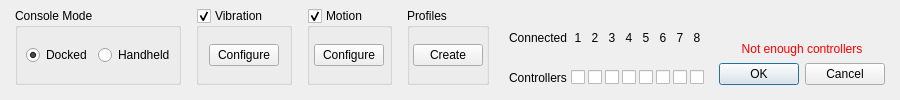
       <widget class="QWidget" name="bottomControllerApplet" native="true">
        <layout class="QHBoxLayout" name="horizontalLayout_6">
         <property name="spacing">
          <number>15</number>
         </property>
         <property name="leftMargin">
          <number>15</number>
         </property>
         <property name="topMargin">
          <number>8</number>
         </property>
         <property name="rightMargin">
          <number>15</number>
         </property>
         <property name="bottomMargin">
          <number>15</number>
         </property>
         <item>
          <widget class="QGroupBox" name="handheldGroup">
           <property name="maximumSize">
            <size>
             <width>16777215</width>
             <height>16777215</height>
            </size>
           </property>
           <property name="title">
            <string>Console Mode</string>
           </property>
           <layout class="QHBoxLayout" name="horizontalLayout_3">
            <property name="spacing">
             <number>6</number>
            </property>
            <property name="leftMargin">
             <number>8</number>
            </property>
            <property name="topMargin">
             <number>6</number>
            </property>
            <property name="rightMargin">
             <number>3</number>
            </property>
            <property name="bottomMargin">
             <number>6</number>
            </property>
            <item>
             <widget class="QRadioButton" name="radioDocked">
              <property name="text">
               <string>Docked</string>
              </property>
              <property name="checked">
               <bool>true</bool>
              </property>
             </widget>
            </item>
            <item>
             <widget class="QRadioButton" name="radioUndocked">
              <property name="text">
               <string>Handheld</string>
              </property>
             </widget>
            </item>
           </layout>
          </widget>
         </item>
         <item>
          <widget class="QGroupBox" name="vibrationGroup">
           <property name="title">
            <string>Vibration</string>
           </property>
           <property name="checkable">
            <bool>true</bool>
           </property>
           <layout class="QHBoxLayout" name="horizontalLayout_5">
            <property name="leftMargin">
             <number>3</number>
            </property>
            <property name="topMargin">
             <number>3</number>
            </property>
            <property name="rightMargin">
             <number>3</number>
            </property>
            <property name="bottomMargin">
             <number>3</number>
            </property>
            <item>
             <widget class="QPushButton" name="vibrationButton">
              <property name="minimumSize">
               <size>
                <width>68</width>
                <height>0</height>
               </size>
              </property>
              <property name="maximumSize">
               <size>
                <width>68</width>
                <height>16777215</height>
               </size>
              </property>
              <property name="styleSheet">
               <string notr="true">min-width: 68px;</string>
              </property>
              <property name="text">
               <string>Configure</string>
              </property>
             </widget>
            </item>
           </layout>
          </widget>
         </item>
         <item>
          <widget class="QGroupBox" name="motionGroup">
           <property name="title">
            <string>Motion</string>
           </property>
           <property name="checkable">
            <bool>true</bool>
           </property>
           <layout class="QHBoxLayout" name="horizontalLayout_4">
            <property name="leftMargin">
             <number>3</number>
            </property>
            <property name="topMargin">
             <number>3</number>
            </property>
            <property name="rightMargin">
             <number>3</number>
            </property>
            <property name="bottomMargin">
             <number>3</number>
            </property>
            <item>
             <widget class="QPushButton" name="motionButton">
              <property name="minimumSize">
               <size>
                <width>68</width>
                <height>0</height>
               </size>
              </property>
              <property name="maximumSize">
               <size>
                <width>68</width>
                <height>16777215</height>
               </size>
              </property>
              <property name="styleSheet">
               <string notr="true">min-width: 68px;</string>
              </property>
              <property name="text">
               <string>Configure</string>
              </property>
             </widget>
            </item>
           </layout>
          </widget>
         </item>
         <item>
          <widget class="QGroupBox" name="inputConfigGroup">
           <property name="title">
            <string>Profiles</string>
           </property>
           <layout class="QHBoxLayout" name="horizontalLayout_7">
            <property name="leftMargin">
             <number>3</number>
            </property>
            <property name="topMargin">
             <number>3</number>
            </property>
            <property name="rightMargin">
             <number>3</number>
            </property>
            <property name="bottomMargin">
             <number>3</number>
            </property>
            <item>
             <widget class="QPushButton" name="inputConfigButton">
              <property name="maximumSize">
               <size>
                <width>68</width>
                <height>16777215</height>
               </size>
              </property>
              <property name="styleSheet">
               <string notr="true">min-width: 68px;</string>
              </property>
              <property name="text">
               <string>Create</string>
              </property>
             </widget>
            </item>
           </layout>
          </widget>
         </item>
         <item>
          <widget class="QWidget" name="connectedControllers" native="true">
           <layout class="QGridLayout" name="gridLayout_2">
            <property name="leftMargin">
             <number>5</number>
            </property>
            <property name="topMargin">
             <number>0</number>
            </property>
            <property name="rightMargin">
             <number>0</number>
            </property>
            <property name="bottomMargin">
             <number>0</number>
            </property>
            <property name="spacing">
             <number>3</number>
            </property>
            <item row="1" column="4">
             <widget class="QCheckBox" name="checkboxPlayer4Connected">
              <property name="text">
               <string/>
              </property>
             </widget>
            </item>
            <item row="1" column="0">
             <widget class="QLabel" name="labelControllers">
              <property name="text">
               <string>Controllers</string>
              </property>
             </widget>
            </item>
            <item row="1" column="2">
             <widget class="QCheckBox" name="checkboxPlayer2Connected">
              <property name="text">
               <string/>
              </property>
             </widget>
            </item>
            <item row="0" column="1">
             <widget class="QLabel" name="labelConnectedPlayer1">
              <property name="text">
               <string>1</string>
              </property>
              <property name="alignment">
               <set>Qt::AlignCenter</set>
              </property>
             </widget>
            </item>
            <item row="1" column="3">
             <widget class="QCheckBox" name="checkboxPlayer3Connected">
              <property name="text">
               <string/>
              </property>
             </widget>
            </item>
            <item row="1" column="1">
             <widget class="QCheckBox" name="checkboxPlayer1Connected">
              <property name="layoutDirection">
               <enum>Qt::LeftToRight</enum>
              </property>
              <property name="checked">
               <bool>false</bool>
              </property>
             </widget>
            </item>
            <item row="0" column="2">
             <widget class="QLabel" name="labelConnectedPlayer2">
              <property name="text">
               <string>2</string>
              </property>
              <property name="alignment">
               <set>Qt::AlignCenter</set>
              </property>
             </widget>
            </item>
            <item row="0" column="4">
             <widget class="QLabel" name="labelConnectedPlayer4">
              <property name="text">
               <string>4</string>
              </property>
              <property name="alignment">
               <set>Qt::AlignCenter</set>
              </property>
             </widget>
            </item>
            <item row="0" column="3">
             <widget class="QLabel" name="labelConnectedPlayer3">
              <property name="text">
               <string>3</string>
              </property>
              <property name="alignment">
               <set>Qt::AlignCenter</set>
              </property>
             </widget>
            </item>
            <item row="0" column="0">
             <widget class="QLabel" name="labelConnected">
              <property name="text">
               <string>Connected</string>
              </property>
             </widget>
            </item>
            <item row="1" column="7">
             <widget class="QCheckBox" name="checkboxPlayer7Connected">
              <property name="text">
               <string/>
              </property>
             </widget>
            </item>
            <item row="0" column="5">
             <widget class="QLabel" name="labelConnectedPlayer5">
              <property name="text">
               <string>5</string>
              </property>
              <property name="alignment">
               <set>Qt::AlignCenter</set>
              </property>
             </widget>
            </item>
            <item row="1" column="6">
             <widget class="QCheckBox" name="checkboxPlayer6Connected">
              <property name="text">
               <string/>
              </property>
             </widget>
            </item>
            <item row="0" column="7">
             <widget class="QLabel" name="labelConnectedPlayer7">
              <property name="text">
               <string>7</string>
              </property>
              <property name="alignment">
               <set>Qt::AlignCenter</set>
              </property>
             </widget>
            </item>
            <item row="1" column="5">
             <widget class="QCheckBox" name="checkboxPlayer5Connected">
              <property name="text">
               <string/>
              </property>
             </widget>
            </item>
            <item row="0" column="6">
             <widget class="QLabel" name="labelConnectedPlayer6">
              <property name="text">
               <string>6</string>
              </property>
              <property name="alignment">
               <set>Qt::AlignCenter</set>
              </property>
             </widget>
            </item>
            <item row="0" column="8">
             <widget class="QLabel" name="labelConnectedPlayer8">
              <property name="text">
               <string>8</string>
              </property>
              <property name="alignment">
               <set>Qt::AlignCenter</set>
              </property>
             </widget>
            </item>
            <item row="1" column="8">
             <widget class="QCheckBox" name="checkboxPlayer8Connected">
              <property name="text">
               <string/>
              </property>
             </widget>
            </item>
           </layout>
          </widget>
         </item>
         <item>
          <spacer name="controllerAppletHorizontalSpacer">
           <property name="orientation">
            <enum>Qt::Horizontal</enum>
           </property>
           <property name="sizeHint" stdset="0">
            <size>
             <width>0</width>
             <height>20</height>
            </size>
           </property>
          </spacer>
         </item>
         <item alignment="Qt::AlignBottom">
          <widget class="QWidget" name="closeButtons" native="true">
           <layout class="QVBoxLayout" name="verticalLayout_46">
            <property name="spacing">
             <number>7</number>
            </property>
            <property name="leftMargin">
             <number>0</number>
            </property>
            <property name="topMargin">
             <number>0</number>
            </property>
            <property name="rightMargin">
             <number>0</number>
            </property>
            <property name="bottomMargin">
             <number>0</number>
            </property>
            <item>
             <widget class="QLabel" name="labelError">
              <property name="enabled">
               <bool>true</bool>
              </property>
              <property name="styleSheet">
               <string notr="true">QLabel { color : red; }</string>
              </property>
              <property name="text">
               <string>Not enough controllers</string>
              </property>
              <property name="alignment">
               <set>Qt::AlignCenter</set>
              </property>
              <property name="margin">
               <number>0</number>
              </property>
             </widget>
            </item>
            <item>
             <widget class="QDialogButtonBox" name="buttonBox">
              <property name="enabled">
               <bool>true</bool>
              </property>
              <property name="standardButtons">
               <set>QDialogButtonBox::Cancel|QDialogButtonBox::Ok</set>
              </property>
             </widget>
            </item>
           </layout>
          </widget>
         </item>
        </layout>
       </widget>
